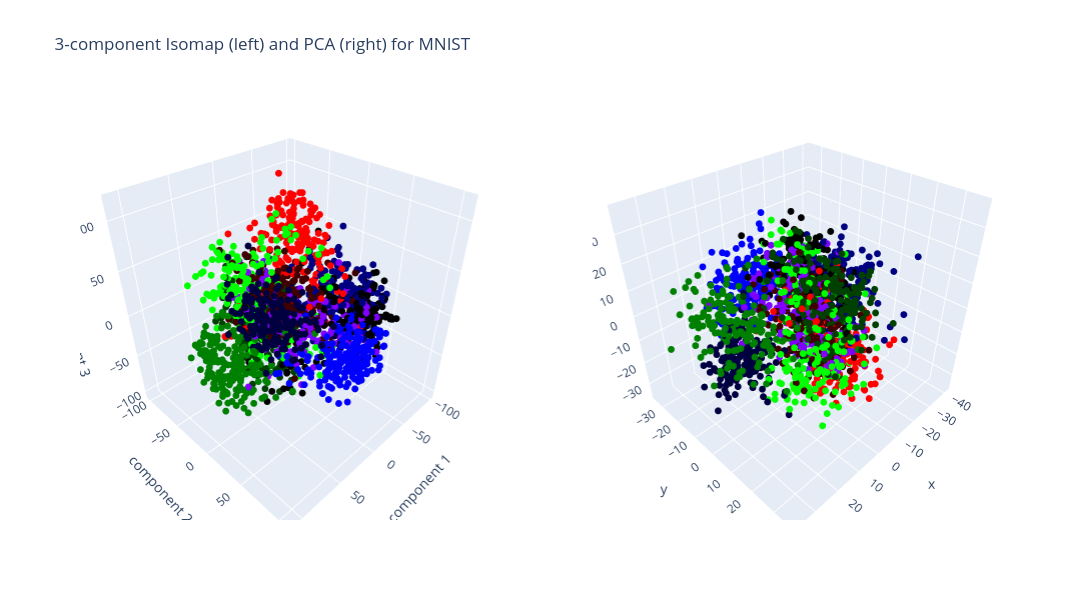

The code cell stored with this chart in its notebook:
### Markdown cell above
* Запустите код визуализации, чтобы увидеть результат.

### Code cell
import numpy as np
from plotly.subplots import make_subplots
import plotly.graph_objects as go

cmap = {0: 'rgba(0,0,255,255)', 1: 'rgba(0,255,0,255)', 2: 'rgba(255,0,0,255)',
        3: 'rgba(0,0,128,255)', 4: 'rgba(0,128,0,255)', 5: 'rgba(128,0,255)',
        6: 'rgba(0,0,64,255)', 7: 'rgba(0,64,0,255)', 8: 'rgba(64,0,0,255)',
        9: 'rgba(0,0,0,255)'}
colors = [cmap[int(d)] for d in digits.target]

fig = make_subplots(rows=1, cols=2, specs=[[{"type": "scene"}, {"type": "scene"}]])

iso_proj = projected_isomap(data)
fig.add_trace(go.Scatter3d(x=iso_proj[:, 0], y=iso_proj[:, 1], z=iso_proj[:, 2],
                           mode='markers',
                           marker=dict(size=4, color=colors)),
              row=1, col=1)

pca_proj = projected_PCA(data)
fig.add_trace(go.Scatter3d(x=pca_proj[:, 0], y=pca_proj[:, 1], z=pca_proj[:, 2],
                           mode='markers',
                           marker=dict(size=4, color=colors)),
              row=1, col=2)

fig.update_layout(width=1200, height=600, autosize=False,
                  title_text="3-component Isomap (left) and PCA (right) for MNIST",
                  scene={"xaxis": {"title": "component 1"},
                         "yaxis": {"title": "component 2"},
                         "zaxis": {"title": "component 3"}},
                  showlegend=False)

fig.show()

### Figure 1 — Plotly figure (JSON) as saved in the notebook; plotly's stock layout.template omitted (floating-point values rounded to 4 significant figures; data arrays with more than 128 entries replaced by an {"elided": "..."} marker saying what was removed)
{"data": [{"marker": {"color": {"elided": "1797 str values"}, "size": 4}, "mode": "markers", "scene": "scene", "type": "scatter3d", "x": {"elided": "1797 float values"}, "y": {"elided": "1797 float values"}, "z": {"elided": "1797 float values"}}, {"marker": {"color": {"elided": "1797 str values"}, "size": 4}, "mode": "markers", "scene": "scene2", "type": "scatter3d", "x": {"elided": "1797 float values"}, "y": {"elided": "1797 float values"}, "z": {"elided": "1797 float values"}}], "layout": {"autosize": false, "height": 600, "scene": {"domain": {"x": [0, 0.45], "y": [0, 1]}, "xaxis": {"title": {"text": "component 1"}}, "yaxis": {"title": {"text": "component 2"}}, "zaxis": {"title": {"text": "component 3"}}}, "scene2": {"domain": {"x": [0.55, 1], "y": [0, 1]}}, "showlegend": false, "title": {"text": "3-component Isomap (left) and PCA (right) for MNIST"}, "width": 1200}}
